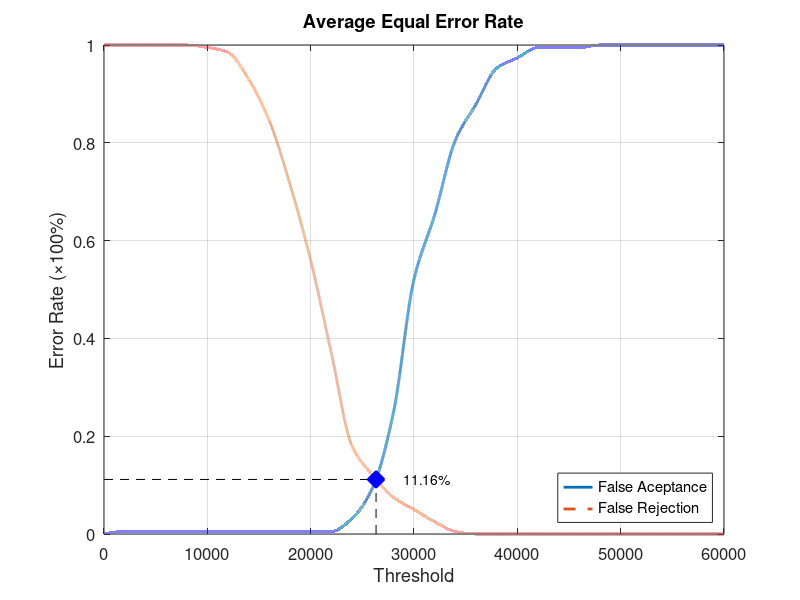
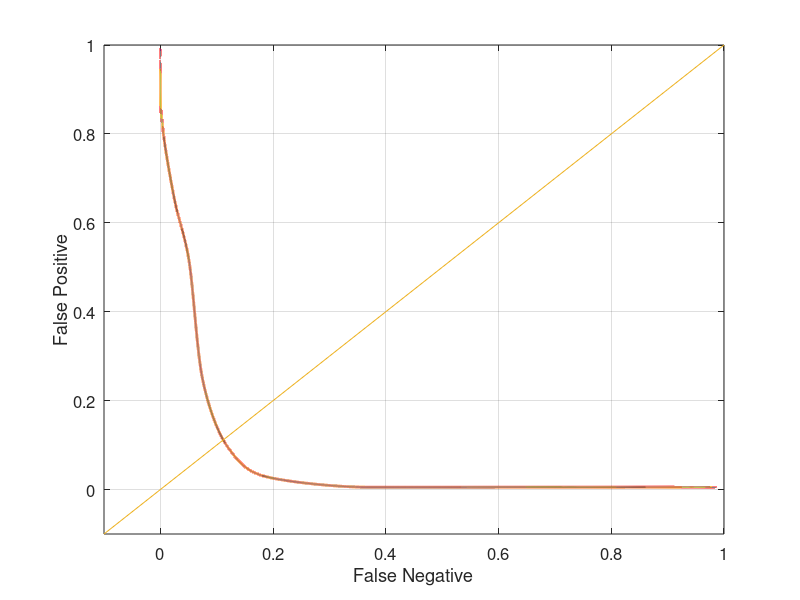

MATLAB code for these plots, in order:
function yEER = Database2_4
close all;
clear;
clc;
x = 0:2000:60000;
xq = 0:0.5:60000;

y0 = [0 0.00526316 0.00526316 0.00526316 0.00526316 0.00526316 0.00526316 0.00526316 0.00526316 0.00526316 0.00526316 0.00526316 0.0315789 0.0947368 0.247368 0.521053 0.652632 0.805263 0.878947 0.952632 0.973684 0.994737 0.994737 0.994737 1 1 1 1 1 1 1];
yy0 = interp1(x, y0, xq, 'pchip');
y1 = [1 1 1 1 1 0.995 0.985 0.93 0.845 0.715 0.56 0.37 0.18 0.12 0.075 0.05 0.025 0.005 0 0 0 0 0 0 0 0 0 0 0 0 0];
yy1 = interp1(x, y1, xq, 'pchip');

% Calculating EER: 
y2 = abs(y0 - y1);
find(y2 == min(y2))
yy2 = abs(yy0 - yy1);
xEER = find(yy2 == min(yy2));
xEERIndex = xq(xEER) % X-axis EER
yEER = yy0(xEER) % Y-axis EER

main = figure
plot(xq, yy0,'-','LineWidth', 2);	hold on
plot(xq, yy1,'--','LineWidth', 2);	hold on
plot([xEERIndex xEERIndex], [0 yEER], 'k--');	hold on
plot([0 xEERIndex], [yEER yEER], 'k--');	hold on
plot(xEERIndex, yEER, 'bx', 'LineWidth', 10);	hold on
text(xEERIndex + 10 * xEERIndex / 100, yEER, [num2str(round((10000 * yEER)) / 100) '%'])
legend('False Aceptance', 'False Rejection', 'Location', 'SouthEast')
xlabel('Threshold')
ylabel('Error Rate (\times100%)')
title('Average Equal Error Rate')
set(gca, 'FontSize', 12)
axis([0 60000 0 1])
grid on

print(main, 'Database2_4Main', '-dpng');
FNRxFPR = figure('Color', [1 1 1]);
plot(yy1, yy0, '-', yy1, yy0, 'LineWidth', 2);
hold on
y = -0.1:0.1:1
plot(y, y); 
set(gca, 'FontSize', 12)
xlabel('False Negative')
ylabel('False Positive')
axis([-0.1 1 -0.1 1])
set(gca, 'FontSize', 12)
grid on

print(FNRxFPR, 'Database2_4FNRxFPR','-dpng');
end
